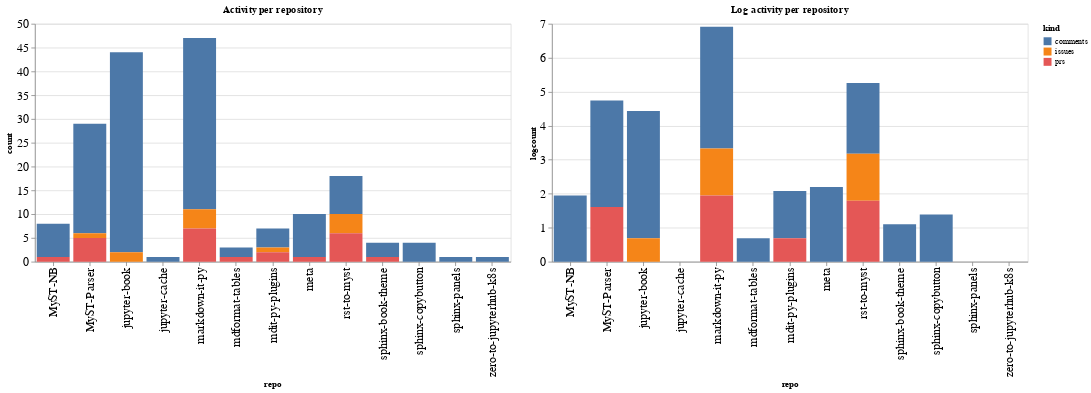

Notebook source saved alongside this figure:
### Code cell
ch1 = alt.Chart(repo_summaries, width=600, title="Activity per repository").mark_bar().encode(
    x='repo',
    y='count',
    color='kind',
    tooltip="kind"
)

ch2 = alt.Chart(repo_summaries, width=600, title="Log activity per repository").mark_bar().encode(
    x='repo',
    y='logcount',
    color='kind',
    tooltip="kind"
)

ch1 | ch2

### Figure 1 — Vega-Lite specification as saved in the notebook (floating-point values rounded to 4 significant figures)
{"config": {"axisLeft": {"labelFontSize": 15}, "axisBottom": {"labelFontSize": 15}}, "hconcat": [{"mark": "bar", "encoding": {"color": {"type": "nominal", "field": "kind"}, "tooltip": {"type": "nominal", "field": "kind"}, "x": {"type": "nominal", "field": "repo"}, "y": {"type": "quantitative", "field": "count"}}, "title": "Activity per repository", "width": 600}, {"mark": "bar", "encoding": {"color": {"type": "nominal", "field": "kind"}, "tooltip": {"type": "nominal", "field": "kind"}, "x": {"type": "nominal", "field": "repo"}, "y": {"type": "quantitative", "field": "logcount"}}, "title": "Log activity per repository", "width": 600}], "data": {"name": "data-06c0c4abaab62e5a21d0325718a2a963"}, "$schema": "https://vega.github.io/schema/vega-lite/v4.8.1.json", "datasets": {"data-06c0c4abaab62e5a21d0325718a2a963": [{"repo": "MyST-NB", "kind": "comments", "count": 7, "logcount": 1.946}, {"repo": "MyST-NB", "kind": "prs", "count": 1, "logcount": 0.0}, {"repo": "MyST-Parser", "kind": "comments", "count": 23, "logcount": 3.135}, {"repo": "MyST-Parser", "kind": "issues", "count": 1, "logcount": 0.0}, {"repo": "MyST-Parser", "kind": "prs", "count": 5, "logcount": 1.609}, {"repo": "jupyter-book", "kind": "comments", "count": 42, "logcount": 3.738}, {"repo": "jupyter-book", "kind": "issues", "count": 2, "logcount": 0.6931}, {"repo": "jupyter-cache", "kind": "comments", "count": 1, "logcount": 0.0}, {"repo": "markdown-it-py", "kind": "comments", "count": 36, "logcount": 3.584}, {"repo": "markdown-it-py", "kind": "issues", "count": 4, "logcount": 1.386}, {"repo": "markdown-it-py", "kind": "prs", "count": 7, "logcount": 1.946}, {"repo": "mdformat-tables", "kind": "comments", "count": 2, "logcount": 0.6931}, {"repo": "mdformat-tables", "kind": "prs", "count": 1, "logcount": 0.0}, {"repo": "mdit-py-plugins", "kind": "comments", "count": 4, "logcount": 1.386}, {"repo": "mdit-py-plugins", "kind": "issues", "count": 1, "logcount": 0.0}, {"repo": "mdit-py-plugins", "kind": "prs", "count": 2, "logcount": 0.6931}, {"repo": "meta", "kind": "comments", "count": 9, "logcount": 2.197}, {"repo": "meta", "kind": "prs", "count": 1, "logcount": 0.0}, {"repo": "rst-to-myst", "kind": "comments", "count": 8, "logcount": 2.079}, {"repo": "rst-to-myst", "kind": "issues", "count": 4, "logcount": 1.386}, {"repo": "rst-to-myst", "kind": "prs", "count": 6, "logcount": 1.792}, {"repo": "sphinx-book-theme", "kind": "comments", "count": 3, "logcount": 1.099}, {"repo": "sphinx-book-theme", "kind": "prs", "count": 1, "logcount": 0.0}, {"repo": "sphinx-copybutton", "kind": "comments", "count": 4, "logcount": 1.386}, {"repo": "sphinx-panels", "kind": "comments", "count": 1, "logcount": 0.0}, {"repo": "zero-to-jupyterhub-k8s", "kind": "comments", "count": 1, "logcount": 0.0}]}}
